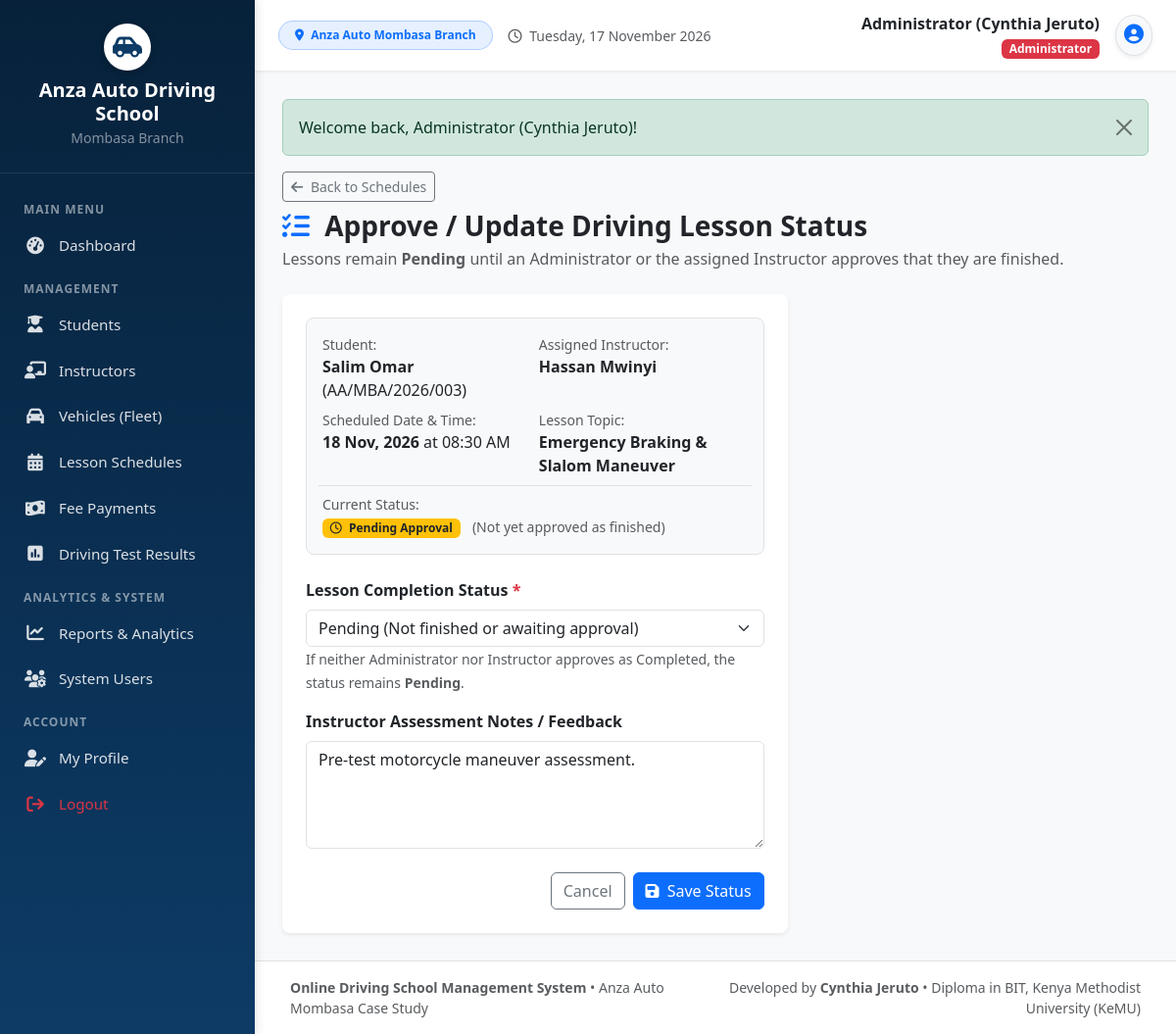
/schedule_status.php?id=3 (signed in), run on the app's committed database.
### tables this page shows
CREATE TABLE `lesson_schedules` (
  `schedule_id` INT(11) NOT NULL AUTO_INCREMENT,
  `student_id` INT(11) NOT NULL,
  `instructor_id` INT(11) NOT NULL,
  `vehicle_id` INT(11) DEFAULT NULL,
  `lesson_topic` VARCHAR(150) NOT NULL DEFAULT 'Basic Controls & Steering',
  `lesson_date` DATE NOT NULL,
  `lesson_time` TIME NOT NULL,
  `duration_minutes` INT(11) NOT NULL DEFAULT 60,
  `status` ENUM('Pending', 'In Progress', 'Completed', 'Cancelled', 'No Show') NOT NULL DEFAULT 'Pending',
  `approved_by` VARCHAR(100) DEFAULT NULL,
  `approved_at` DATETIME DEFAULT NULL,
  `instructor_notes` TEXT DEFAULT NULL,
  `created_at` TIMESTAMP NOT NULL DEFAULT CURRENT_TIMESTAMP,
  PRIMARY KEY (`schedule_id`),
  KEY `fk_schedule_student` (`student_id`),
  KEY `fk_schedule_instructor` (`instructor_id`),
  KEY `fk_schedule_vehicle` (`vehicle_id`),
  CONSTRAINT `fk_schedule_student` FOREIGN KEY (`student_id`) REFERENCES `students` (`student_id`) ON DELETE CASCADE,
  CONSTRAINT `fk_schedule_instructor` FOREIGN KEY (`instructor_id`) REFERENCES `instructors` (`instructor_id`) ON DELETE CASCADE,
  CONSTRAINT `fk_schedule_vehicle` FOREIGN KEY (`vehicle_id`) REFERENCES `vehicles` (`vehicle_id`) ON DELETE SET NULL
);

CREATE TABLE `students` (
  `student_id` INT(11) NOT NULL AUTO_INCREMENT,
  `user_id` INT(11) DEFAULT NULL,
  `student_reg_no` VARCHAR(30) NOT NULL UNIQUE,
  `full_name` VARCHAR(100) NOT NULL,
  `gender` ENUM('Male', 'Female', 'Other') NOT NULL,
  `date_of_birth` DATE DEFAULT NULL,
  `phone` VARCHAR(20) NOT NULL,
  `email` VARCHAR(100) DEFAULT NULL,
  `national_id` VARCHAR(30) DEFAULT NULL,
  `address` VARCHAR(255) DEFAULT 'Mombasa',
  `course_category` VARCHAR(100) NOT NULL DEFAULT 'Category B (Light Vehicle - Manual)',
  `course_fee` DECIMAL(10,2) NOT NULL DEFAULT 15000.00,
  `registration_date` DATE NOT NULL,
  `status` ENUM('Enrolled', 'In Training', 'Test Ready', 'Completed', 'Dropped') NOT NULL DEFAULT 'Enrolled',
  `created_at` TIMESTAMP NOT NULL DEFAULT CURRENT_TIMESTAMP,
  PRIMARY KEY (`student_id`),
  KEY `fk_student_user` (`user_id`),
  CONSTRAINT `fk_student_user` FOREIGN KEY (`user_id`) REFERENCES `users` (`user_id`) ON DELETE SET NULL
);

CREATE TABLE `instructors` (
  `instructor_id` INT(11) NOT NULL AUTO_INCREMENT,
  `user_id` INT(11) DEFAULT NULL,
  `instructor_no` VARCHAR(20) NOT NULL UNIQUE,
  `full_name` VARCHAR(100) NOT NULL,
  `gender` ENUM('Male', 'Female', 'Other') NOT NULL,
  `phone` VARCHAR(20) NOT NULL,
  `email` VARCHAR(100) NOT NULL,
  `license_no` VARCHAR(50) NOT NULL,
  `license_expiry` DATE DEFAULT NULL,
  `specialization` VARCHAR(100) DEFAULT 'Manual & Automatic Light Vehicles',
  `address` VARCHAR(255) DEFAULT 'Mombasa, Kenya',
  `status` ENUM('Active', 'On Leave', 'Inactive') NOT NULL DEFAULT 'Active',
  `created_at` TIMESTAMP NOT NULL DEFAULT CURRENT_TIMESTAMP,
  PRIMARY KEY (`instructor_id`),
  KEY `fk_instructor_user` (`user_id`),
  CONSTRAINT `fk_instructor_user` FOREIGN KEY (`user_id`) REFERENCES `users` (`user_id`) ON DELETE SET NULL
);

### schedule_status.php (the view, shortened to what this page needs)
<?php
require_once __DIR__ . '/includes/header.php';
$scheduleId = (int)($_GET['id'] ?? 0);
$stmt = $pdo->prepare("
    SELECT ls.*, s.full_name AS student_name, s.student_reg_no, i.full_name AS instructor_name, v.reg_no AS vehicle_reg
    FROM lesson_schedules ls
    JOIN students s ON ls.student_id = s.student_id
    JOIN instructors i ON ls.instructor_id = i.instructor_id
    LEFT JOIN vehicles v ON ls.vehicle_id = v.vehicle_id
    WHERE ls.schedule_id = ?
");
$stmt->execute([$scheduleId]);
$schedule = $stmt->fetch();
?>
<div class="mb-4">
    <a href="schedules.php" class="btn btn-outline-secondary btn-sm mb-2"><i class="fa-solid fa-arrow-left me-1"></i> Back to Schedules</a>
    <h3 class="fw-bold mb-1 text-dark"><i class="fa-solid fa-list-check text-primary me-2"></i> Approve / Update Driving Lesson Status</h3>
    <p class="text-muted mb-0">Lessons remain <strong>Pending</strong> until an Administrator or the assigned Instructor approves that they are finished.</p>
</div>
<div class="card border-0 shadow-sm rounded-3 col-lg-7">
    <div class="card-body p-4">
        <div class="bg-light p-3 rounded-3 mb-4 border">
            <div class="row g-2">
                <div class="col-sm-6">
                    <small class="text-muted d-block">Student:</small>
                    <strong><?= htmlspecialchars($schedule['student_name']) ?></strong> (<?= htmlspecialchars($schedule['student_reg_no']) ?>)
                </div>
                <div class="col-sm-6">
                    <small class="text-muted d-block">Assigned Instructor:</small>
                    <strong><?= htmlspecialchars($schedule['instructor_name']) ?></strong>
                </div>
                <div class="col-sm-6">
                    <small class="text-muted d-block">Scheduled Date & Time:</small>
                    <strong><?= format_date($schedule['lesson_date']) ?></strong> at <?= date('h:i A', strtotime($schedule['lesson_time'])) ?>
                </div>
                <div class="col-sm-6">
                    <small class="text-muted d-block">Lesson Topic:</small>
                    <strong><?= htmlspecialchars($schedule['lesson_topic']) ?></strong>
                </div>
                <div class="col-12 mt-2 pt-2 border-top">
                    <small class="text-muted d-block">Current Status:</small>
                    <?php if ($schedule['status'] === 'Completed'): ?>
                        <span class="badge bg-success"><i class="fa-solid fa-circle-check me-1"></i> Completed</span>
                        <small class="text-muted ms-2">Approved by: <?= htmlspecialchars($schedule['approved_by'] ?? 'Administrator') ?></small>
                    <?php else: ?>
                        <span class="badge bg-warning text-dark"><i class="fa-regular fa-clock me-1"></i> Pending Approval</span>
                        <small class="text-muted ms-2">(Not yet approved as finished)</small>
                    <?php endif; ?>
                </div>
            </div>
        </div>
        <form method="POST" action="schedule_status.php?id=<?= $scheduleId ?>">
            <div class="mb-3">
                <label class="form-label fw-semibold">Lesson Completion Status <span class="text-danger">*</span></label>
                <select name="status" class="form-select" required>
                    <option value="Pending" <?= ($schedule['status'] === 'Pending') ? 'selected' : '' ?>>Pending (Not finished or awaiting approval)</option>
                </select>
                <small class="text-muted">If neither Administrator nor Instructor approves as Completed, the status remains <strong>Pending</strong>.</small>
            </div>
            <div class="mb-4">
                <label class="form-label fw-semibold">Instructor Assessment Notes / Feedback</label>
                <textarea name="instructor_notes" class="form-control" rows="4" placeholder="Detail learner vehicle handling, mirror checks, clutch control, lane discipline, or areas needing more practice..."><?= htmlspecialchars($schedule['instructor_notes'] ?? '') ?></textarea>
            </div>
            <div class="d-flex justify-content-end gap-2">
                <a href="schedules.php" class="btn btn-outline-secondary">Cancel</a>
                <button type="submit" class="btn btn-primary"><i class="fa-solid fa-save me-1"></i> Save Status</button>
            </div>
        </form>
    </div>
</div>
<?php require_once __DIR__ . '/includes/footer.php'; ?>

### assets/css/style.css (style rules this page uses)
:root { --primary-color: #0d3b66; --primary-dark: #07213a; --primary-light: #185a9d; --accent-color: #f4a261; --accent-hover: #e76f51; --bg-light: #f8f9fa; --sidebar-width: 260px; --text-dark: #2b2d42; --card-shadow: 0 4px 12px rgba(0, 0, 0, 0.05); }
body { font-family: 'Segoe UI', system-ui, -apple-system, sans-serif; background-color: var(--bg-light); color: var(--text-dark); min-height: 100vh; }

### data on the page
lesson_schedules: student.full_name "Salim Omar", student.student_reg_no "AA/MBA/2026/003", instructor.full_name "Hassan Mwinyi", lesson_date "18 Nov, 2026", lesson_time "08:30 AM", lesson_topic "Emergency Braking & Slalom Maneuver", status "Pending (Not finished or awaiting approval)", instructor_notes "Pre-test motorcycle maneuver assessment."

### other printed values
$_SESSION['full_name'] "Administrator (Cynthia Jeruto)"
$_SESSION['role'] "Administrator"
$flash['message'] "Welcome back, Administrator (Cynthia Jeruto)!"
